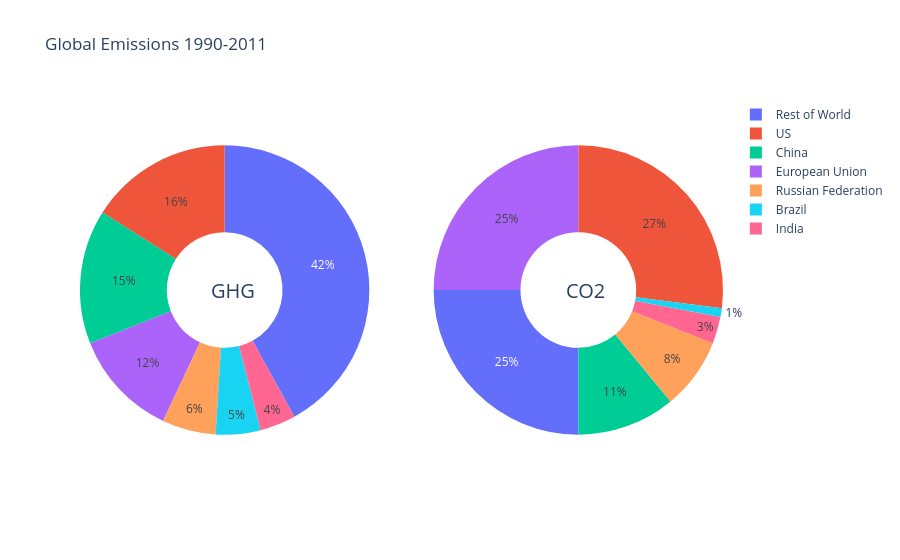

Notebook cell for this chart:
### Markdown cell above
На примере круговых диаграмм рассмотрим ещё один способ отображения нескольких графиков рядом с помощью [make_subplots](https://plotly.com/python-api-reference/generated/plotly.subplots.make_subplots.html). Этот способ похож на создание нескольких графиков в Matplotlib.

Документация: https://plotly.com/python/pie-charts/

### Code cell
labels = ["US", "China", "European Union", "Russian Federation", "Brazil", "India",
          "Rest of World"]

#ещё один способ создания двух графиков рядом
# Create subplots: use 'domain' type for Pie subplot
fig = make_subplots(rows=1, cols=2, specs=[[{'type':'domain'}, {'type':'domain'}]])
fig.add_trace(go.Pie(labels=labels, values=[16, 15, 12, 6, 5, 4, 42], name="GHG Emissions"),
              1, 1)
fig.add_trace(go.Pie(labels=labels, values=[27, 11, 25, 8, 1, 3, 25], name="CO2 Emissions"),
              1, 2)

# Use `hole` to create a donut-like pie chart
fig.update_traces(hole=0.4, hoverinfo="label+percent+name")
fig.update_layout(
    title_text="Global Emissions 1990-2011",
    # Add annotations in the center of the donut pies.
    annotations=[dict(text='GHG', x=0.2, y=0.5, font_size=20, showarrow=False),
                 dict(text='CO2', x=0.82, y=0.5, font_size=20, showarrow=False)])
fig.show()

### Figure 1 — Plotly figure (JSON) as saved in the notebook; plotly's stock layout.template omitted (floating-point values rounded to 4 significant figures)
{"data": [{"domain": {"x": [0, 0.45], "y": [0, 1]}, "hole": 0.4, "hoverinfo": "label+percent+name", "labels": ["US", "China", "European Union", "Russian Federation", "Brazil", "India", "Rest of World"], "name": "GHG Emissions", "type": "pie", "values": [16, 15, 12, 6, 5, 4, 42]}, {"domain": {"x": [0.55, 1], "y": [0, 1]}, "hole": 0.4, "hoverinfo": "label+percent+name", "labels": ["US", "China", "European Union", "Russian Federation", "Brazil", "India", "Rest of World"], "name": "CO2 Emissions", "type": "pie", "values": [27, 11, 25, 8, 1, 3, 25]}], "layout": {"annotations": [{"font": {"size": 20}, "showarrow": false, "text": "GHG", "x": 0.2, "y": 0.5}, {"font": {"size": 20}, "showarrow": false, "text": "CO2", "x": 0.82, "y": 0.5}], "title": {"text": "Global Emissions 1990-2011"}}}
